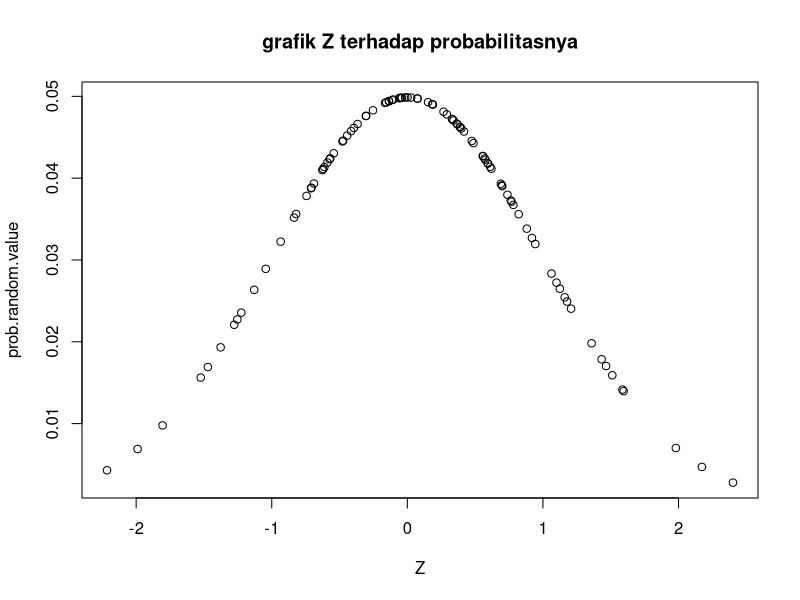
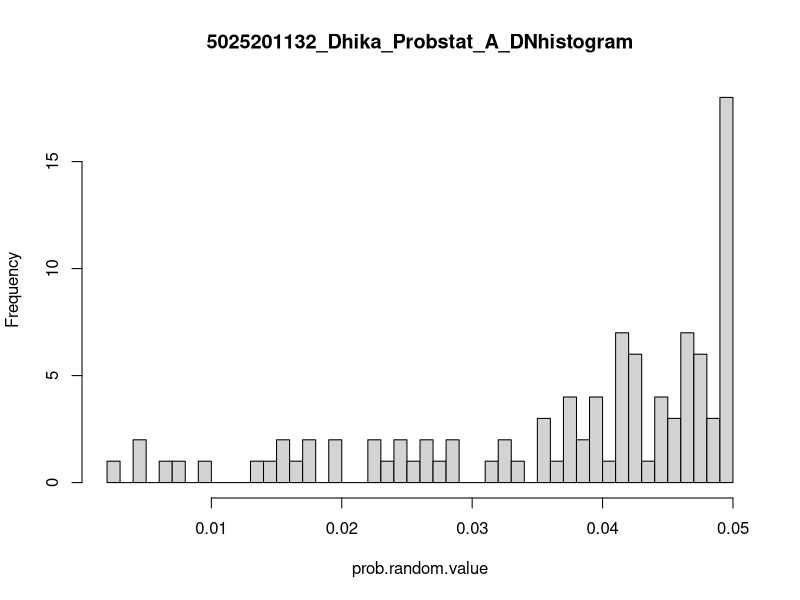

Reproduce these figures in R, in order.
set.seed(1)
mean = 50
sd = 8
n = 100

# a. membuat plot z terhadap probabilitas
random.value <- rnorm(n, mean, sd)
prob.random.value <- dnorm(random.value, mean, sd)
Z <- (random.value - mean)/sd

plot(Z, prob.random.value, main = 'grafik Z terhadap probabilitasnya')


# b. histogram
hist(prob.random.value, breaks = 50, main = '5025201132_Dhika_Probstat_A_DNhistogram')


# C. varians
var(random.value)
var(prob.random.value)